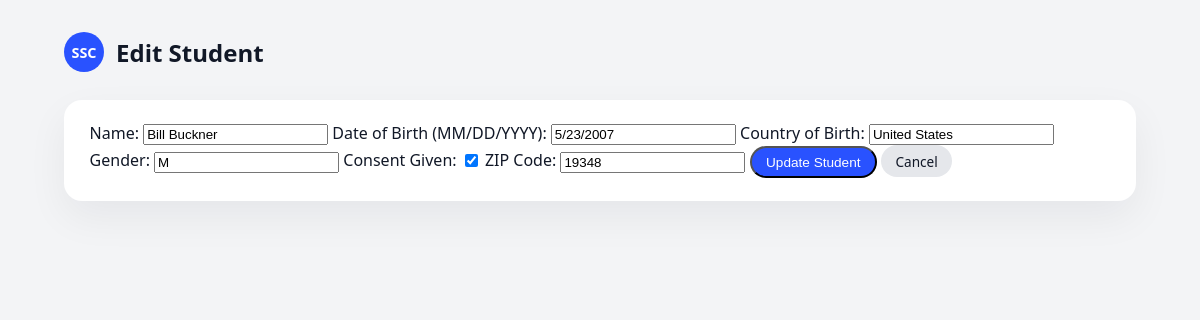
The page /students/1001/edit on the database its author committed.
### tables this page shows
CREATE TABLE Student (
    student_id INT PRIMARY KEY,
    name VARCHAR(100) NOT NULL,
    dob DATE NOT NULL,
    country_of_birth VARCHAR(100) NOT NULL,
    gender CHAR(1) NOT NULL,
    consent BOOLEAN NOT NULL,
    zip_code CHAR(5) NOT NULL
);

### app.py (the view, shortened to what this page needs)
@app.route("/students/<int:student_id>/edit", methods=["GET", "POST"])
def edit_student(student_id):
    conn = get_db_connection()
    student = conn.execute(
        "SELECT * FROM Student WHERE student_id = ?",
        (student_id,)
    ).fetchone()
    conn.close()
    return render_template("student_form.html", student=student)

### app.py (called while the page is built)
def get_db_connection():
    conn = sqlite3.connect(DATABASE)
    conn.row_factory = sqlite3.Row  # access columns by name
    return conn

### templates/student_form.html (shortened to what this page needs)
<!DOCTYPE html>
<html lang="en">
<head>
  <link rel="stylesheet" href="{{ url_for('static', filename='style.css') }}">
</head>
<body>
  <div class="page">
    <header class="top-bar">
      <div class="logo-circle">SSC</div>
      <h1>{{ 'Edit' if student else 'Add New' }} Student</h1>
    </header>
    <main class="content">
      <div class="card">
        <form method="post">
          <label>Name:</label>
          <input type="text" name="name" required
                 value="{{ student.name if student else '' }}">
          <label>Date of Birth (MM/DD/YYYY):</label>
          <input type="text" name="dob"
                 value="{{ student.dob if student else '' }}">
          <label>Country of Birth:</label>
          <input type="text" name="country_of_birth"
                 value="{{ student.country_of_birth if student else '' }}">
          <label>Gender:</label>
          <input type="text" name="gender"
                 value="{{ student.gender if student else '' }}">
          <label>Consent Given:</label>
          <input type="checkbox" name="consent"
                 {% if student and student.consent %}checked{% endif %}>
          <label>ZIP Code:</label>
          <input type="text" name="zip_code"
                 value="{{ student.zip_code if student else '' }}">
          <button type="submit" class="button-link">
            {{ 'Update Student' if student else 'Add Student' }}
          </button>
          <a href="{{ url_for('list_students') }}" class="button-link secondary">
            Cancel
          </a>
        </form>
      </div>
    </main>
  </div>
</body>
</html>

### static/style.css (style rules this page uses)
*, *::before, *::after { box-sizing: border-box; }
body { margin: 0; font-family: system-ui, -apple-system, BlinkMacSystemFont, "SF Pro Text", "Segoe UI", sans-serif; background: #f3f4f6; color: #111827; }
.page { max-width: 1120px; margin: 0 auto; padding: 2rem 1.5rem 3rem; }
.top-bar { display: flex; align-items: center; gap: 0.75rem; margin-bottom: 1.75rem; }
.logo-circle { width: 40px; height: 40px; border-radius: 999px; background: #2952ff; color: #ffffff; display: flex; align-items: center; justify-content: center; font-weight: 600; font-size: 0.9rem; }
.top-bar h1 { font-size: 1.5rem; font-weight: 600; margin: 0; }
.content { display: flex; flex-direction: column; gap: 1.5rem; }
.card { background: #ffffff; border-radius: 18px; padding: 1.4rem 1.6rem; box-shadow: 0 16px 40px rgba(15, 23, 42, 0.06); }
.button-link { display: inline-block; padding: 0.4rem 0.9rem; border-radius: 999px; background: #2952ff; color: #ffffff; text-decoration: none; font-size: 0.85rem; }
.button-link.secondary { background: #e5e7eb; color: #111827; }

### rows shown on the page
Student: name "Bill Buckner", dob "5/23/2007", country_of_birth "United States", gender "M", consent "☑", zip_code "19348"

### other values the page prints
{{ 'Edit' if student else 'Add New' }} "Edit"
{{ 'Update Student' if student else 'Add Student' }} "Update Student"
